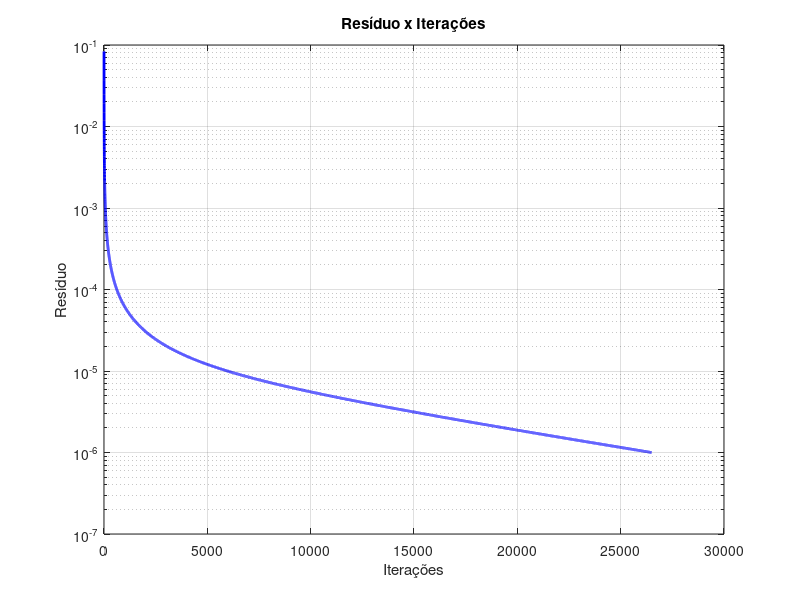

Here is the MATLAB script that generated this plot:
clc; clear; close all;

dados = load('dat/residuo.dat');

iteracoes = dados(:, 1);
erro = dados(:, 2);

figure;
semilogy(iteracoes, erro, 'b-', 'LineWidth', 2);
xlabel('Iterações');
ylabel('Resíduo');
title('Resíduo x Iterações');
grid on;

saveas(gcf, 'img/residuo.png');